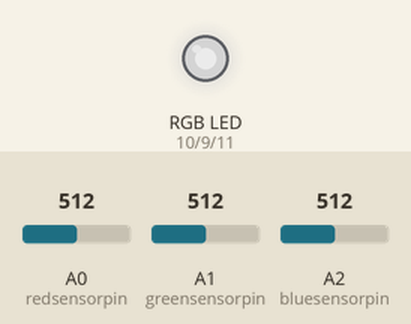
This sketch was run on a simulated Arduino Uno, built with avr-gcc and run on an emulated ATmega328P. Shown: an RGB LED mixed from three pins (HIGH = lit). The inputs (shaded band) are chosen by the test bench; at power-on: A0 (redsensorpin) = 512, A1 (greensensorpin) = 512, A2 (bluesensorpin) = 512. Dim RGB values are drawn brighter than linear; what the sketch prints to the serial monitor is not drawn.

Above: at 1.2 s.
1.3 s: A0 (redsensorpin) set to 410
At 1.9 s:
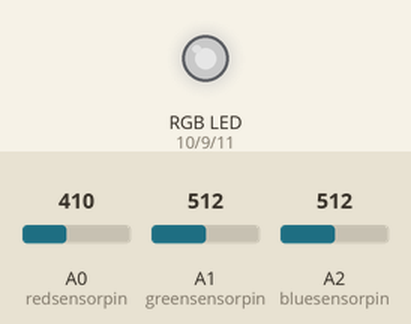
3.3 s: A0 (redsensorpin) set to 384
At 4.3 s:
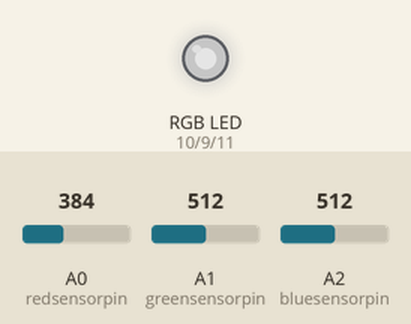
5.1 s: A0 (redsensorpin) set to 716
At 6.0 s:
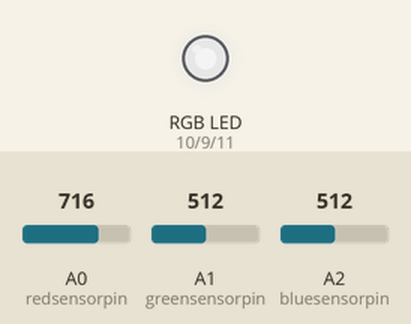
6.7 s: A0 (redsensorpin) set to 992
At 7.9 s:
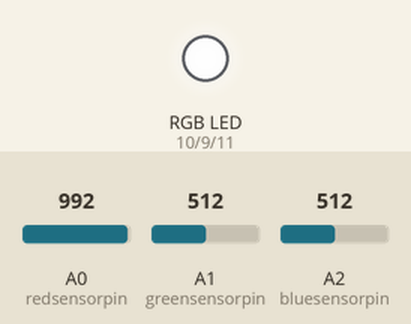
8.2 s: A0 (redsensorpin) set to 1007
At 9.2 s:
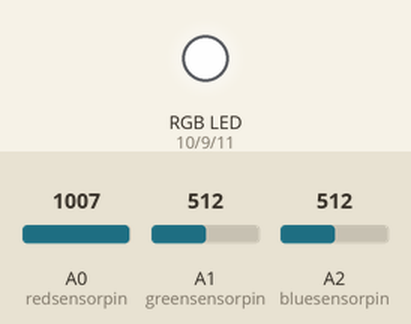
9.9 s: A1 (greensensorpin) set to 109
11.7 s: A1 (greensensorpin) set to 92
Timing chart, 0 to 14.7 s (numbered marks = the images above; inputs shaded):
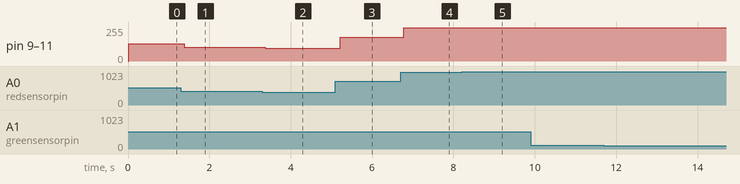

The sketch:

photo_transitor_light_sensor_project.ino
```cpp
  const int greenledpin = 9;
  const int redledpin = 10;
  const int blueledpin = 11;

  const int redsensorpin = A0;
  const int greensensorpin = A1;
  const int bluesensorpin = A2;

  int greenValue = 0;
  int redValue = 0;
  int blueValue = 0;

  int redsensorValue = 0;
  int greensensorValue = 0;
  int bluesensorValue = 0;


void setup() {
  // put your setup code here, to run once:
  Serial.begin(9600);

  pinMode(greenledpin , OUTPUT);
  pinMode(redledpin , OUTPUT);
  pinMode(blueledpin , OUTPUT);

}

void loop() {
  redsensorValue = analogRead (redsensorpin);
  delay(5);
  greensensorValue = analogRead (greensensorpin);
  delay(5);
  bluesensorValue = analogRead (bluesensorpin);
  delay(5);

  Serial.print("\t red:");
  Serial.print(redsensorValue);
  Serial.print("\t green:");
  Serial.print(greensensorValue);
  Serial.print("\t blue:");
  Serial.print(bluesensorValue);

  redValue = redsensorValue/4;
  greenValue = redsensorValue/4;
  blueValue = redsensorValue/4;

  Serial.print("\t red:");
  Serial.print(redValue);
  Serial.print("\t green:");
  Serial.print(greenValue);
  Serial.print("\t blue:");
  Serial.print(blueValue);

  analogWrite(greenledpin,greenValue );
  analogWrite(redledpin,redValue );
  analogWrite(blueledpin,blueValue );


  // put your main code here, to run repeatedly:

}
```

Measured:
- after the input at 1.3 s, pin 9 (greenledpin), pin 10 (redledpin), pin 11 (blueledpin): 128/255 → 102/255 after 0.08 s
- after the input at 3.3 s, pin 9 (greenledpin), pin 10 (redledpin), pin 11 (blueledpin): 102/255 → 96/255 after 0.08 s
- after the input at 5.1 s, pin 9 (greenledpin), pin 10 (redledpin), pin 11 (blueledpin): 96/255 → 179/255 after 0.12 s
- after the input at 6.7 s, pin 9 (greenledpin), pin 10 (redledpin), pin 11 (blueledpin): 179/255 → 248/255 after 0.08 s
- after the input at 8.2 s, pin 9 (greenledpin), pin 10 (redledpin), pin 11 (blueledpin): 248/255 → 251/255 after 0.08 s
- after the input at 9.9 s, every drawn part: stays the same
- after the input at 11.7 s, every drawn part: stays the same
